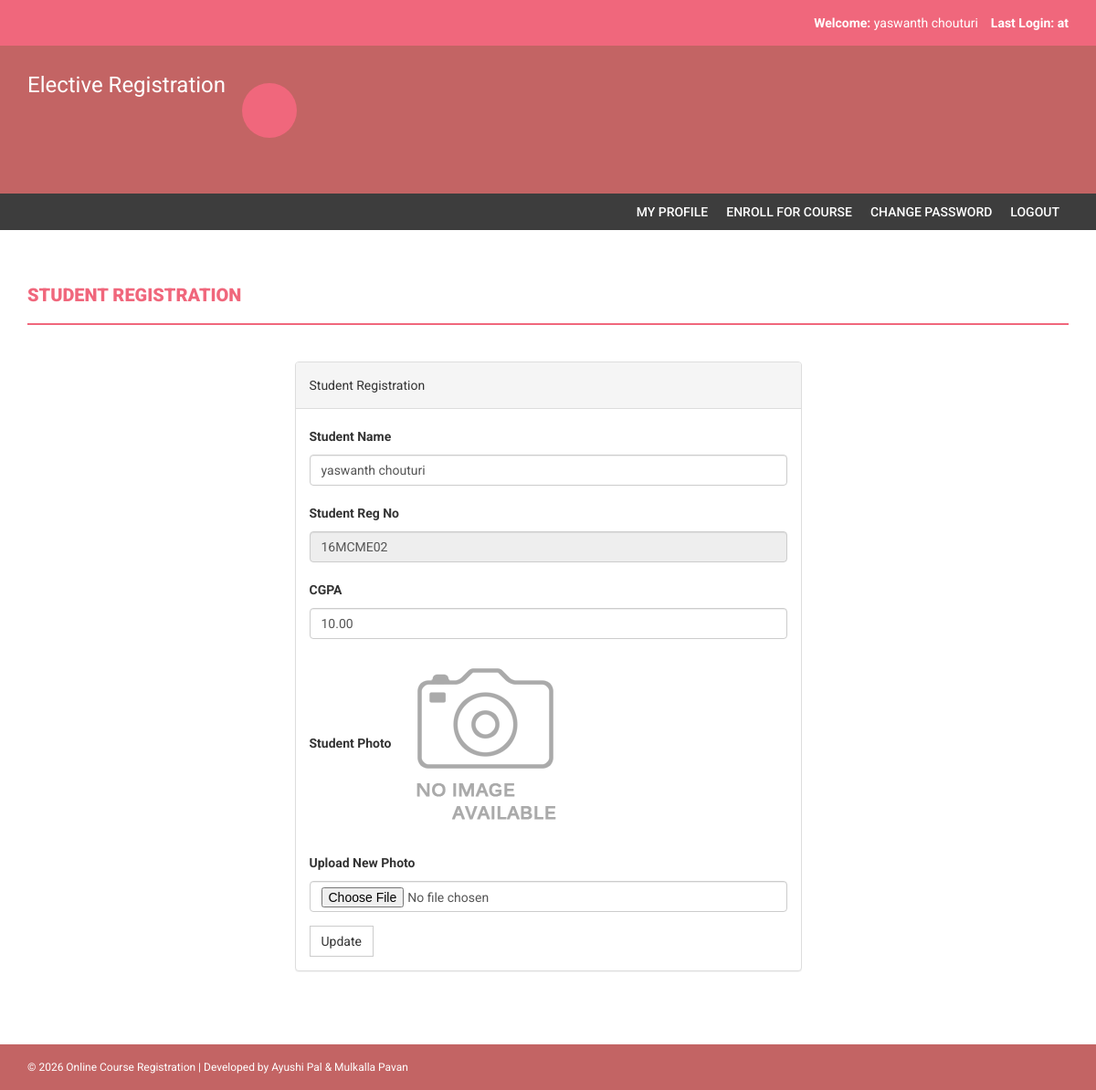
The page /onlinecourse/my-profile.php (signed in) on the database its author committed.
### tables this page shows
CREATE TABLE `students` (
  `studentRegno` varchar(255) NOT NULL,
  `stream_id` int(11) NOT NULL,
  `studentPhoto` varchar(255) DEFAULT NULL,
  `password` varchar(255) DEFAULT NULL,
  `studentName` varchar(255) DEFAULT NULL,
  `course_name` varchar(200) NOT NULL,
  `pincode` varchar(255) DEFAULT NULL,
  `session` varchar(255) DEFAULT NULL,
  `department` varchar(255) DEFAULT NULL,
  `semester` varchar(255) DEFAULT NULL,
  `cgpa` decimal(10,2) DEFAULT NULL,
  `courses_allocated_id` int(11) NOT NULL COMMENT 'course codes',
  `enrolment_status_OptionalCore` tinyint(1) NOT NULL,
  `enrolment_status_elective` tinyint(1) NOT NULL,
  `optional_core_choice_1` varchar(50) DEFAULT NULL,
  `optional_core_choice_2` varchar(50) DEFAULT NULL,
  `optional_core_choice_3` varchar(50) DEFAULT NULL,
  `optional_core_choice_4` varchar(50) DEFAULT NULL,
  `optional_core_choice_5` varchar(50) DEFAULT NULL,
  `password_status` tinyint(1) NOT NULL DEFAULT 0,
  `ecount` int(11) NOT NULL DEFAULT 0,
  `creationdate` timestamp NULL DEFAULT current_timestamp(),
  `updationDate` varchar(255) DEFAULT NULL
);

### onlinecourse/my-profile.php (the view, shortened to what this page needs)
<?php
if(strlen($_SESSION['login'])==0)
    {
header('location:index.php');
}
else{
?>
<!DOCTYPE html>
<html xmlns="http://www.w3.org/1999/xhtml">
<head>
    <link href="assets/css/bootstrap.css" rel="stylesheet" />
    <link href="assets/css/font-awesome.css" rel="stylesheet" />
    <link href="assets/css/style.css" rel="stylesheet" />
</head>
<body>
<?php include('includes/header.php');?>
<?php if($_SESSION['login']!="")
{
 include('includes/menubar.php');
}
 ?>
    <div class="content-wrapper">
        <div class="container">
              <div class="row">
                    <div class="col-md-12">
                        <h1 class="page-head-line">Student Registration  </h1>
                    </div>
                </div>
                <div class="row" >
                  <div class="col-md-3"></div>
                    <div class="col-md-6">
                        <div class="panel panel-default">
                        <div class="panel-heading">
                          Student Registration
                        </div>
<?php $sql=mysqli_query($con,"select * from students where studentRegno='".$_SESSION['login']."'");
while($row=mysqli_fetch_array($sql))
{ ?>
                        <div class="panel-body">
                       <form name="dept" method="post" enctype="multipart/form-data">
   <div class="form-group">
    <label for="studentname">Student Name  </label>
    <input type="text" class="form-control" id="studentname" name="studentname" value="<?php echo htmlentities($row['studentName']);?>"  />
  </div>
 <div class="form-group">
    <label for="studentRegno">Student Reg No   </label>
    <input type="text" class="form-control" id="studentRegno" name="studentRegno" value="<?php echo htmlentities($row['studentRegno']);?>"  placeholder="Student Reg no" readonly />
  </div>
<div class="form-group">
    <label for="CGPA">CGPA  </label>
    <input type="text" class="form-control" id="cgpa" name="cgpa"  value="<?php echo htmlentities($row['cgpa']);?>" required />
  </div>
<div class="form-group">
    <label for="Pincode">Student Photo  </label>
   <?php if($row['studentPhoto']==""){ ?>
   <img src="studentphoto/noimage.png" width="200" height="200"><?php } else {?>
   <img src="studentphoto/<?php echo htmlentities($row['studentPhoto']);?>" width="200" height="200">
   <?php } ?>
  </div>
<div class="form-group">
    <label for="Pincode">Upload New Photo  </label>
    <input type="file" class="form-control" id="photo" name="photo"  value="<?php echo htmlentities($row['studentPhoto']);?>" />
  </div>
  <?php } ?>
 <button type="submit" name="submit" id="submit" class="btn btn-default">Update</button>
</form>
                            </div>
                            </div>
                    </div>
                </div>
            </div>
        </div>
  <?php include('includes/footer.php');?>
</body>
</html>
<?php } ?>

### onlinecourse/assets/css/style.css (style rules this page uses)
body { font-family: 'Roboto', sans-serif; line-height: 30px; }
.content-wrapper { margin-top: 40px; min-height: 600px; padding-bottom: 60px; }
.page-head-line { font-weight: 900; padding-bottom: 20px; border-bottom: 2px solid #F0677C; text-transform: uppercase; color: #F0677C; font-size: 20px; margin-bottom: 40px; }
.btn { border-radius: 0px; -webkit-border-radius: 0px; -moz-border-radius: 0px; }

### rows shown on the page
students: studentname "yaswanth chouturi", studentRegno "16MCME02", cgpa "10.00"

### other values the page prints
$_SESSION['sname'] "yaswanth chouturi"
